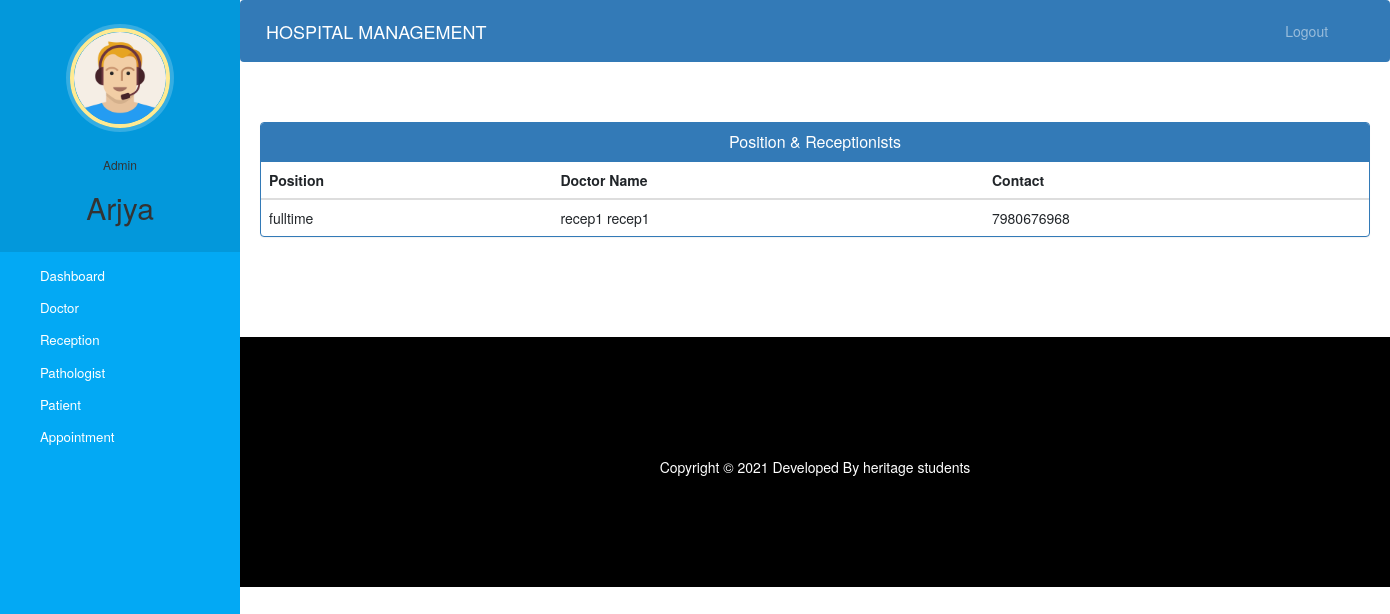
Screenshot of /admin-view-reception-specialisation (signed in) with the database file from the repository.
### hospital/models.py (models this page shows, shortened)
class Reception(models.Model):
    user=models.OneToOneField(User,on_delete=models.CASCADE)
    profile_pic=models.ImageField(upload_to='profile_pic/ReceptionProfilePic/',null=True,blank=True)
    address=models.CharField(max_length=40)
    mobile=models.CharField(max_length=20,null=True)
    position= models.CharField(max_length=50,choices=positions,default='fulltime')
    status=models.BooleanField(default=False)
    @property
    def get_name(self):
        return self.user.first_name+" "+self.user.last_name

### hospital/views.py (the view)
# urls.py: path('admin-view-reception-specialisation',views.admin_view_reception_specialisation_view,name='admin-view-reception-specialisation'),
@login_required(login_url='adminlogin')
@user_passes_test(is_admin)
def admin_view_reception_specialisation_view(request):
    receptions=models.Reception.objects.all().filter(status=True)
    return render(request,'hospital/admin_view_reception_specialisation.html',{'receptions':receptions})

### hospital/views.py (called while the page is built)
def is_admin(user):
    return user.groups.filter(name='ADMIN').exists()

### templates/hospital/admin_view_reception_Specialisation.html (shortened to what this page needs)
{% extends 'hospital/admin_base.html' %}
{% block content %}
<head>
  <link href="//netdna.bootstrapcdn.com/bootstrap/3.0.0/css/bootstrap.min.css" rel="stylesheet" id="bootstrap-css">
</head>
<div class="container">
  <div class="panel panel-primary">
    <div class="panel-heading">
      <h6 class="panel-title">Position & Receptionists</h6>
    </div>
    <table class="table table-hover" id="dev-table">
      <thead>
        <tr>
          <th>Position</th>
          <th>Doctor Name</th>
          <th>Contact</th>
        </tr>
      </thead>
      {% for r in receptions %}
      <tr>
        <td>{{r.position}}</td>
        <td> {{r.get_name}}</td>
        <td>{{r.mobile}}</td>
      </tr>
      {% endfor %}
    </table>
  </div>
</div>
{% endblock content %}

### templates/hospital/admin_base.html (shortened to what this page needs)
<!DOCTYPE html>
{% load static %}
<html lang="en">
<head>
  <link rel="stylesheet" href="https://stackpath.bootstrapcdn.com/bootstrap/4.3.1/css/bootstrap.min.css">
  <link rel="stylesheet" href="https://maxcdn.bootstrapcdn.com/font-awesome/4.7.0/css/font-awesome.min.css">
  <link rel="stylesheet" href="{% static '/style.css' %}">
</head>
<body>
  <nav class="menu" tabindex="0">
    <header class="avatar">
      <img src="{% static "images/adminpropic.png" %}" />
      <br><br>
      <h6>Admin</h6>
      <h2>{{request.user.first_name}}</h2>
    </header>
    <ul>
      <li tabindex="0" class="icon-dashboard"> <a style="color:white; text-decoration:none;" href="/admin-dashboard"><span>Dashboard</span></a> </li>
      <li tabindex="0" class="icon-customers"> <a style="color:white; text-decoration:none;" href="/admin-doctor"><span>Doctor</span></a></li>
      <li tabindex="0" class="icon-reception"> <a style="color:white;text-decoration: none;" href="/admin-reception"><span>Reception</span></a></li>
      <li tabindex="0" class="icon-reception"> <a style="color:white;text-decoration: none;" href="/admin-pathologist"><span>Pathologist</span></a></li>
      <li tabindex="0" class="icon-users"> <a style="color:white; text-decoration:none;" href="/admin-patient"><span>Patient</span></a></li>
      <li tabindex="0" class="icon-calendar"> <a style="color:white; text-decoration:none;" href="/admin-appointment"><span>Appointment</span></a></li>
    </ul>
  </nav>
  <main>
    <div class="bs-example">
      <nav class="navbar navbar-expand-md  navbar-dark fixed-top" style="background:#337AB7;">
        <a href="/admin-dashboard" class="navbar-brand">HOSPITAL MANAGEMENT</a>
        <div class="collapse navbar-collapse justify-content-between" id="navbarCollapse">
          <div class="navbar-nav" style=" margin-left: 90%;">
            <a href="/logout" class="nav-item nav-link">Logout</a>
          </div>
        </div>
      </nav>
    </div>
    <br><br>
    {% block content %}
    {% endblock content %}
    <br><br><br><br>
    <footer>
      <br>
      <div class="container">
        <div class="row">
          <div class="col-md-12 col-sm-12">
            <div style="color:#ffffff;" class="wow fadeInUp footer-copyright">
              <p>
                Copyright &copy; 2021 Developed By heritage students </p>
            </div>
          </div>
        </div>
      </div>
    </footer>
  </main>
</body>
</html>

### static/style.css (style rules this page uses)
body { padding-left: 240px; }
main { position: relative; height: 100vh; }
.menu { background: #5bc995; height: 100vh; width: 240px; position: fixed; top: 0px; left: 0; z-index: 5; outline: none; }
.menu .avatar { background: rgba(0, 0, 0, 0.1); padding: 2em 0.5em; text-align: center; }
.menu .avatar img { width: 100px; border-radius: 50%; overflow: hidden; border: 4px solid #ffea92; box-shadow: 0 0 0 4px rgba(255, 255, 255, 0.2); }
.menu .avatar h2 { font-weight: normal; margin-bottom: 0; }
.menu ul { list-style: none; padding: 0.5em 0; margin: 0; }
.menu ul li { padding: 0.5em 1em 0.5em 3em; font-size: 0.95em; font-weight: regular; background-repeat: no-repeat; background-position: left 15px center; background-size: auto 20px; transition: all 0.15s linear; cursor: pointer; }
.menu ul li.icon-dashboard { background-image: url("http://www.entypo.com/images//gauge.svg"); }
.menu ul li.icon-customers { background-image: url("http://www.entypo.com/images//briefcase.svg"); }
.menu ul li.icon-users { background-image: url("http://www.entypo.com/images//users.svg"); }
.menu ul li.icon-calendar { background-image: url("http://www.entypo.com/images//calendar.svg"); }

### templates/hospital/admin_base.html (style rules this page uses)
a:link { text-decoration: none; }
a { color: white; }
footer { padding: 0px 0px 0px 0px; background-color: black; margin: 0px; }
p { text-align: center; }
body { padding-left: 240px; }
main { position: relative; height: 100vh; }
.menu { background: #03a9f4; height: 100vh; width: 240px; position: fixed; top: 0px; left: 0; z-index: 5; outline: none; }
.menu .avatar { background: rgba(0, 0, 0, 0.1); padding: 2em 0.5em; text-align: center; }
.menu .avatar img { width: 100px; border-radius: 50%; overflow: hidden; border: 4px solid #ffea92; box-shadow: 0 0 0 4px rgba(255, 255, 255, 0.2); }
.menu .avatar h2 { font-weight: normal; margin-bottom: 0; }
.menu ul { list-style: none; padding: 0.5em 0; margin: 0; }
.menu ul li { padding: 0.5em 1em 0.5em 3em; font-size: 0.95em; font-weight: regular; background-repeat: no-repeat; background-position: left 15px center; background-size: auto 20px; transition: all 0.15s linear; cursor: pointer; }
.menu ul li.icon-dashboard { background-image: url("http://www.entypo.com/images//gauge.svg"); }
.menu ul li.icon-customers { background-image: url("http://www.entypo.com/images//briefcase.svg"); }
.menu ul li.icon-users { background-image: url("http://www.entypo.com/images//users.svg"); }
.menu ul li.icon-calendar { background-image: url("http://www.entypo.com/images//calendar.svg"); }
.menu ul li.icon-reception { background-image: url("http://www.entypo.com/images/info-with-circle.svg"); }

### templates/hospital/admin_view_reception_Specialisation.html (style rules this page uses)
a:link { text-decoration: none; }
h6 { text-align: center; }
.row { margin: 100px; }

### rows the page displays
Reception: position "fulltime", get_name "recep1 recep1", mobile "7980676968"

### other values shown
{{ request.user.first_name }} "Arjya"
